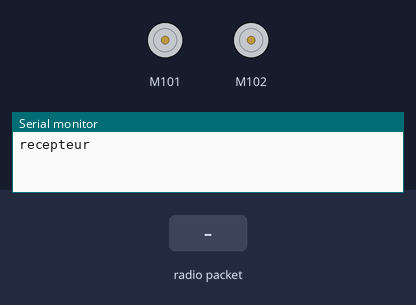
The sketch below on a simulated Arduino Uno, built with avr-gcc and run on an emulated ATmega328P. Shown: 2 × DC motor (green arrow = forward, orange = backward, longer = faster), the last lines printed to the serial monitor. The inputs (shaded band) are chosen by the test bench. No radio packets arrive unless stated.

Above: at 4.2 s.
4.3 s: radio packet "n" arrives
At 4.7 s:
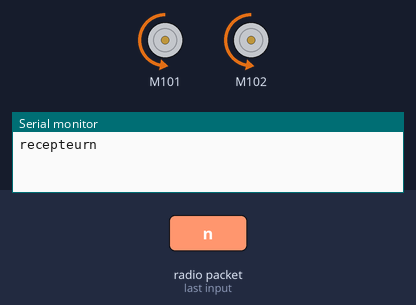
5.8 s: radio packet "s" arrives
At 7.0 s:
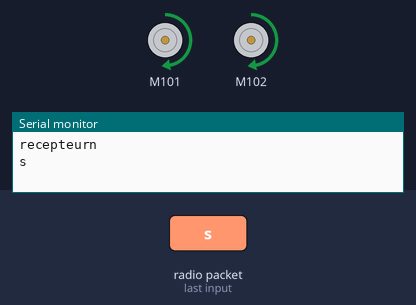
7.3 s: radio packet "e" arrives
At 8.2 s:
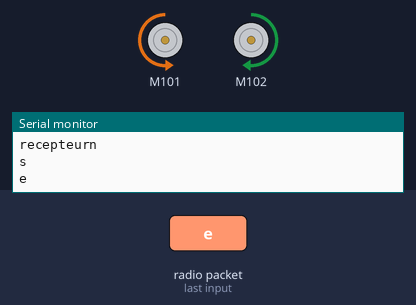
8.8 s: radio packet "w" arrives
At 9.3 s:
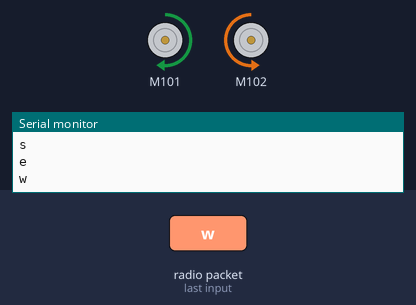
Timing chart, 0 to 11.3 s (numbered marks = the images above; inputs shaded):
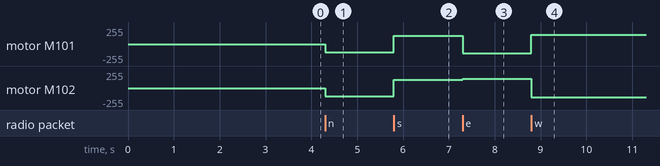

The sketch:

CodeArduinoModeLorann2.ino
```cpp
#include <VirtualWire.h>
#include "Grove_I2C_Motor_Driver.h"

#define I2C_ADDRESS 0x0f
#define IRLEFT 8 //left IR sensor
#define LEFTLINE 3 //left IR sensor line follower
#define RIGHTLINE 4 //right IR sensor line follower
#define IRRIGHT 7 //right IR sensor
//MOTOR1 = GAUCHE
//MOTOR2 = DROITE
#define WEST 0
#define EAST 2
#define NORTH 1
#define SOUTH 3
#define I2C_ADDRESS 0x0f
#define cruise 50 //cruise speed
#define adjust 55 //adjusting trajectory speed
#define COOLDOWN 3000
int n;
int i;
char order;
int dir;
int t;
int RF_RX_PIN = 6;
String test;
/*
 *
 *
 * section mouvements
 *
 */
void goForward(){
   Motor.speed(MOTOR1, -cruise);
  // Set speed of MOTOR2, Clockwise
  Motor.speed(MOTOR2, -cruise);
}

void rotateLeft(){
  while(digitalRead(LEFTLINE) == LOW && digitalRead(RIGHTLINE) == LOW ){
    Motor.speed(MOTOR1, adjust);
  // Set speed of MOTOR2, Clockwise
  Motor.speed(MOTOR2, -adjust);
  }
  goForward();
}

void rotateRight(){
  while(digitalRead(RIGHTLINE) == LOW && digitalRead(LEFTLINE) == LOW){
    Motor.speed(MOTOR1, -adjust);
  // Set speed of MOTOR2, Clockwise
  Motor.speed(MOTOR2, adjust);
  }
goForward();
}
void adjustLeft(){

    Motor.speed(MOTOR1, adjust);
  // Set speed of MOTOR2, Clockwise
  Motor.speed(MOTOR2, -adjust);


}

void adjustRight(){

    Motor.speed(MOTOR1, -adjust);
  // Set speed of MOTOR2, Clockwise
  Motor.speed(MOTOR2, adjust);
}

void stopMotor(){
  Motor.stop(MOTOR1);
  Motor.stop(MOTOR2);
}


/*
 *
 *
 * Section logique
 *
 */


void botChoice(){
  switch (order){
    case 'n':
    goForward();
    break;
    case 's':
     Motor.speed(MOTOR1, cruise);
    // Set speed of MOTOR2, Clockwise
    Motor.speed(MOTOR2, cruise);
    break;
    case 'e':
    adjustRight();
    break;
    case 'w':
    adjustLeft();
    break;
    case 'x':
    stopMotor();
    break;
    default:

    break;
  }


}


void standBy(){
      byte buf[VW_MAX_MESSAGE_LEN];
      byte buflen = VW_MAX_MESSAGE_LEN;
      bool roger = false;
      while (roger == false){
       if(vw_get_message(buf, &buflen))
      {

        //Serial.println((char)buf);

        order = ((char *)buf)[0];
         roger = true;
      }

    }

}


void setup() {
  delay(2000);
  Motor.begin(I2C_ADDRESS);
  vw_set_rx_pin(RF_RX_PIN);  // Setup receive pin.
  vw_setup(2000); // Transmission speed in bits per second.
  vw_rx_start(); // Start the PLL receiver.
  Serial.begin(9600);
  Serial.print("recepteur");
  order = 'x';
  delay(1000);
}

void loop() {
botChoice();
standBy();
Serial.println(order);
}
```

Measured:
- after the input at 4.3 s, motor M101, motor M102: stopped → backward 127/255 at once
- after the input at 5.8 s, motor M101, motor M102: backward 127/255 → forward 127/255 at once
- after the input at 7.3 s, motor M101: forward 127/255 → backward 140/255 at once; motor M102: forward 127/255 → forward 140/255 at once
- after the input at 8.8 s, motor M101: backward 140/255 → forward 140/255 at once; motor M102: forward 140/255 → backward 140/255 at once
